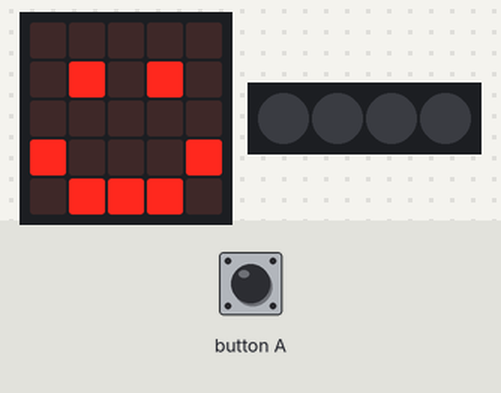
The program below on a simulated BBC micro:bit (MakeCode). Parts: the board's 5×5 LED display, 4 RGB LEDs in strip order, left to right. The test bench sets the inputs (shaded band). Dim RGB values are drawn brighter than linear.

Above: at 1.8 s.
1.9 s: button A pressed for 0.15 s
At 3.4 s:
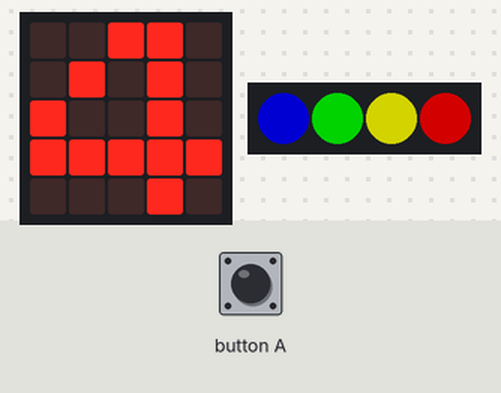
At 4.9 s:
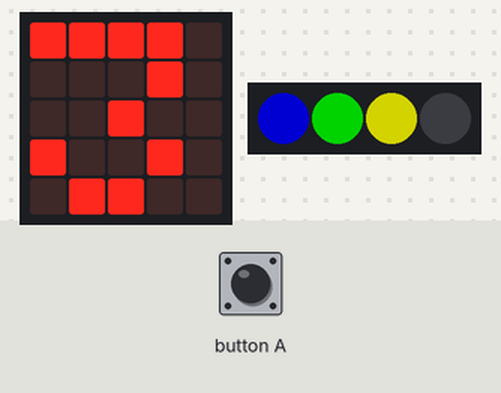
5.0 s: button A pressed for 0.15 s
At 11.4 s:
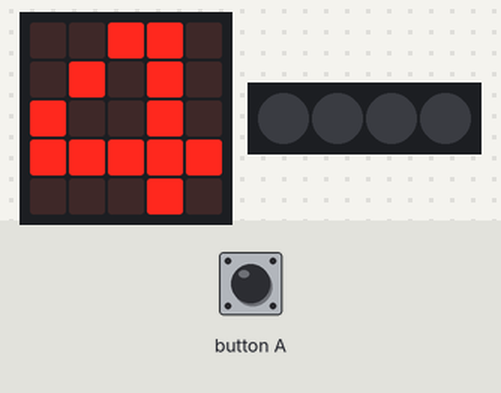
Timing chart, 0 to 19.3 s (numbered marks = the images above; inputs shaded):
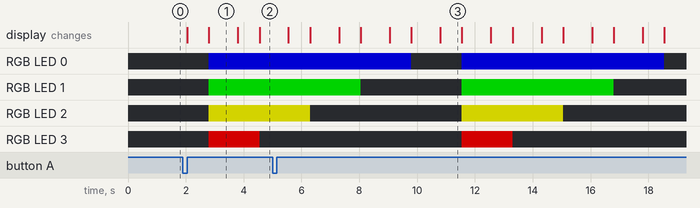

The program:

main.ts
```typescript
// (licence header left out)
// variables
let loopCounter = 0
let neopixelStrip: neopixel.Strip = null

// setup
basic.clearScreen()
neopixelStrip = neopixel.create(DigitalPin.P16, 4, NeoPixelMode.RGB)
neopixelStrip.setPixelColor(0, neopixel.colors(NeoPixelColors.Black))
neopixelStrip.setPixelColor(1, neopixel.colors(NeoPixelColors.Black))
neopixelStrip.setPixelColor(2, neopixel.colors(NeoPixelColors.Black))
neopixelStrip.setPixelColor(3, neopixel.colors(NeoPixelColors.Black))
neopixelStrip.show()
basic.showIcon(IconNames.Happy)

// run loop
input.onButtonPressed(Button.A, function () {
  loopCounter = 4
  basic.clearScreen()
  neopixelStrip.setPixelColor(0, neopixel.colors(NeoPixelColors.Blue))
  neopixelStrip.setPixelColor(1, neopixel.colors(NeoPixelColors.Green))
  neopixelStrip.setPixelColor(2, neopixel.colors(NeoPixelColors.Yellow))
  neopixelStrip.setPixelColor(3, neopixel.colors(NeoPixelColors.Red))

  // 4 neopixels
  while (loopCounter >= 0) {
    basic.showNumber(loopCounter)
    neopixelStrip.show()
    pause(1000)

    loopCounter = loopCounter - 1
    neopixelStrip.setPixelColor(loopCounter, neopixel.colors(NeoPixelColors.Black))
  }
})
```

Measured:
- after the input at 1.9 s, RGB LED 0: off → RGB(0, 0, 127) after 0.90 s; RGB LED 1: off → RGB(0, 127, 0) after 0.90 s; RGB LED 2: off → RGB(127, 127, 0) after 0.90 s; RGB LED 3: off → RGB(127, 0, 0) after 0.90 s, → off 1.8 s later; the display: first changes after 0.15 s (image 1 shows a later state)
- what the display in image 1 shows lasts 1.0 s, from 2.8 s to 3.8 s
- what the display in image 3 shows lasts 0.8 s, from 10.8 s to 11.6 s
